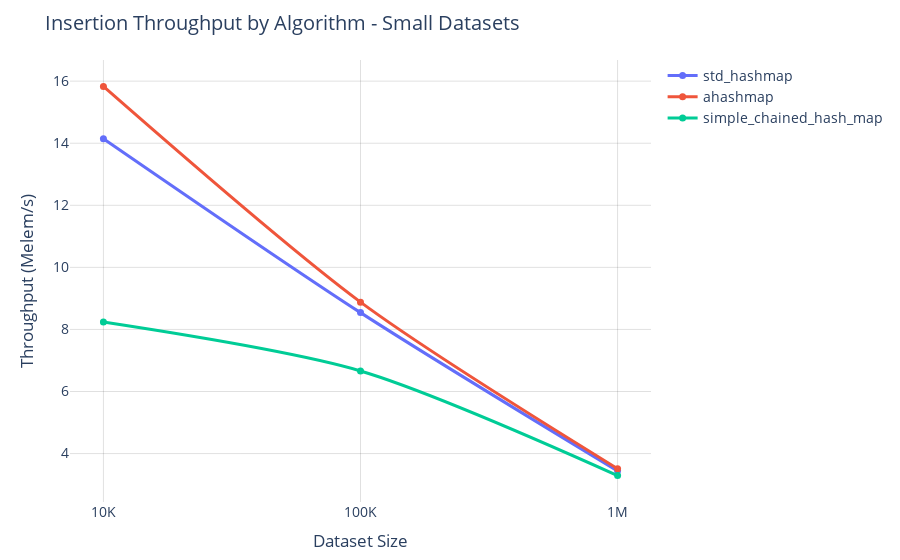

The code cell stored with this chart in its notebook:
### Code cell
fig = plot_bench(df, "insertion", "Insertion Throughput by Algorithm - Small Datasets", bench_type="throughput",  max_size=1000000)
fig.show()

### Figure 1 — Plotly figure (JSON) as saved in the notebook; plotly's stock layout.template omitted (floating-point values rounded to 4 significant figures)
{"data": [{"hovertemplate": "Algorithm=std_hashmap<br>Dataset Size=%{x}<br>Throughput (Melem/s)=%{y}<extra></extra>", "legendgroup": "std_hashmap", "line": {"color": "#636EFA", "dash": "solid", "shape": "spline", "smoothing": 0.8, "width": 3}, "marker": {"size": 7, "symbol": "circle"}, "mode": "lines+markers", "name": "std_hashmap", "orientation": "v", "showlegend": true, "type": "scatter", "x": [10000, 100000, 1000000], "xaxis": "x", "y": [14.15, 8.542, 3.443], "yaxis": "y"}, {"hovertemplate": "Algorithm=ahashmap<br>Dataset Size=%{x}<br>Throughput (Melem/s)=%{y}<extra></extra>", "legendgroup": "ahashmap", "line": {"color": "#EF553B", "dash": "solid", "shape": "spline", "smoothing": 0.8, "width": 3}, "marker": {"size": 7, "symbol": "circle"}, "mode": "lines+markers", "name": "ahashmap", "orientation": "v", "showlegend": true, "type": "scatter", "x": [10000, 100000, 1000000], "xaxis": "x", "y": [15.83, 8.879, 3.514], "yaxis": "y"}, {"hovertemplate": "Algorithm=simple_chained_hash_map<br>Dataset Size=%{x}<br>Throughput (Melem/s)=%{y}<extra></extra>", "legendgroup": "simple_chained_hash_map", "line": {"color": "#00CC96", "dash": "solid", "shape": "spline", "smoothing": 0.8, "width": 3}, "marker": {"size": 7, "symbol": "circle"}, "mode": "lines+markers", "name": "simple_chained_hash_map", "orientation": "v", "showlegend": true, "type": "scatter", "x": [10000, 100000, 1000000], "xaxis": "x", "y": [8.238, 6.663, 3.293], "yaxis": "y"}], "layout": {"autosize": true, "font": {"size": 14}, "hovermode": "x unified", "legend": {"title": {"text": ""}, "tracegroupgap": 0}, "margin": {"b": 55, "l": 70, "r": 20, "t": 60}, "title": {"text": "Insertion Throughput by Algorithm - Small Datasets"}, "xaxis": {"anchor": "y", "autorange": true, "domain": [0, 1], "gridcolor": "rgba(0, 0, 0, 0.12)", "range": [3.875, 6.125], "showgrid": true, "ticktext": ["10K", "100K", "1M", "10M", "25M"], "tickvals": [10000, 100000, 1000000, 10000000, 25000000], "title": {"text": "Dataset Size"}, "type": "log"}, "yaxis": {"anchor": "x", "autorange": true, "domain": [0, 1], "gridcolor": "rgba(0, 0, 0, 0.12)", "range": [2.306, 16.82], "showgrid": true, "title": {"text": "Throughput (Melem/s)"}, "type": "linear"}}}
